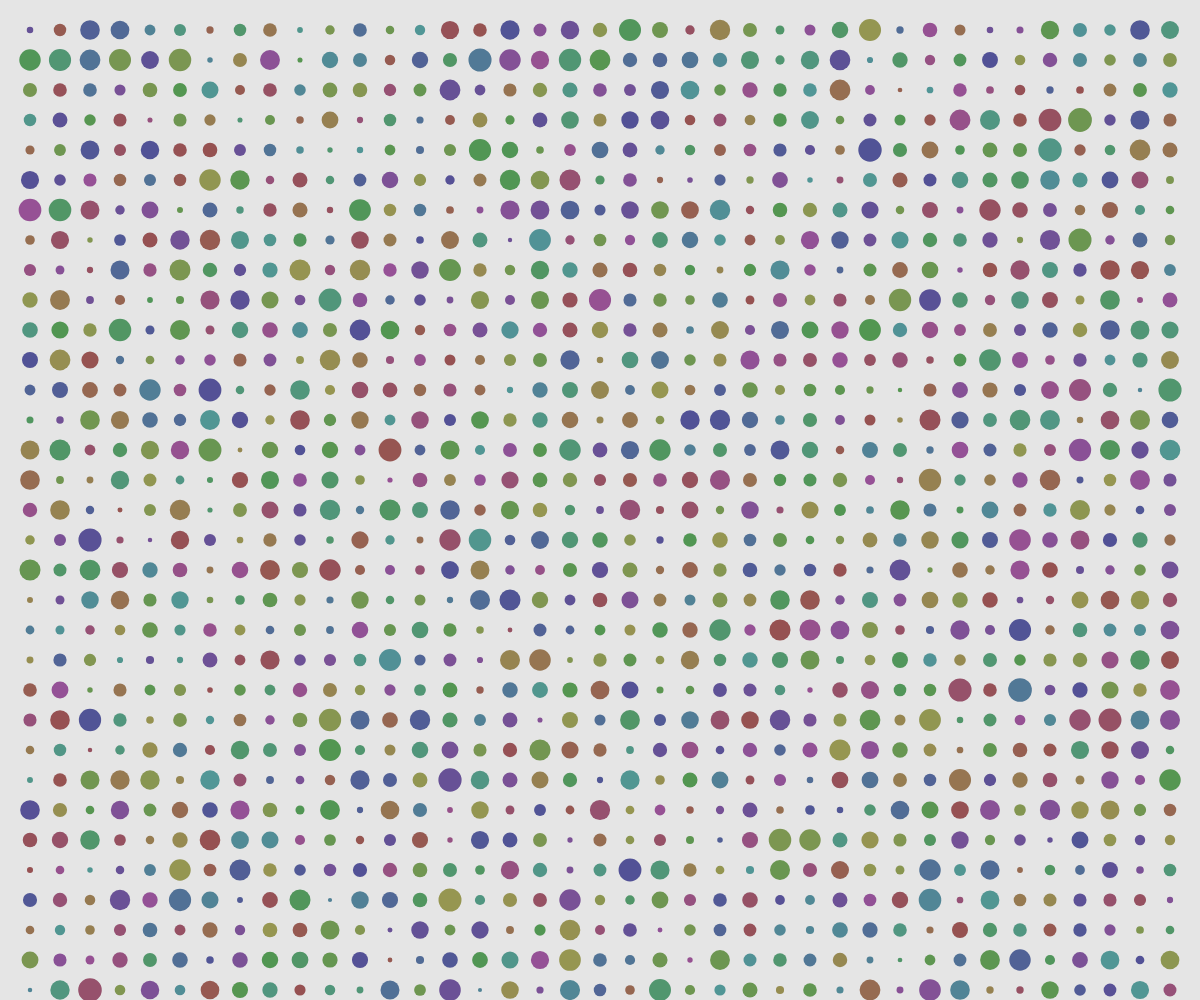
Frame 1 (no input)
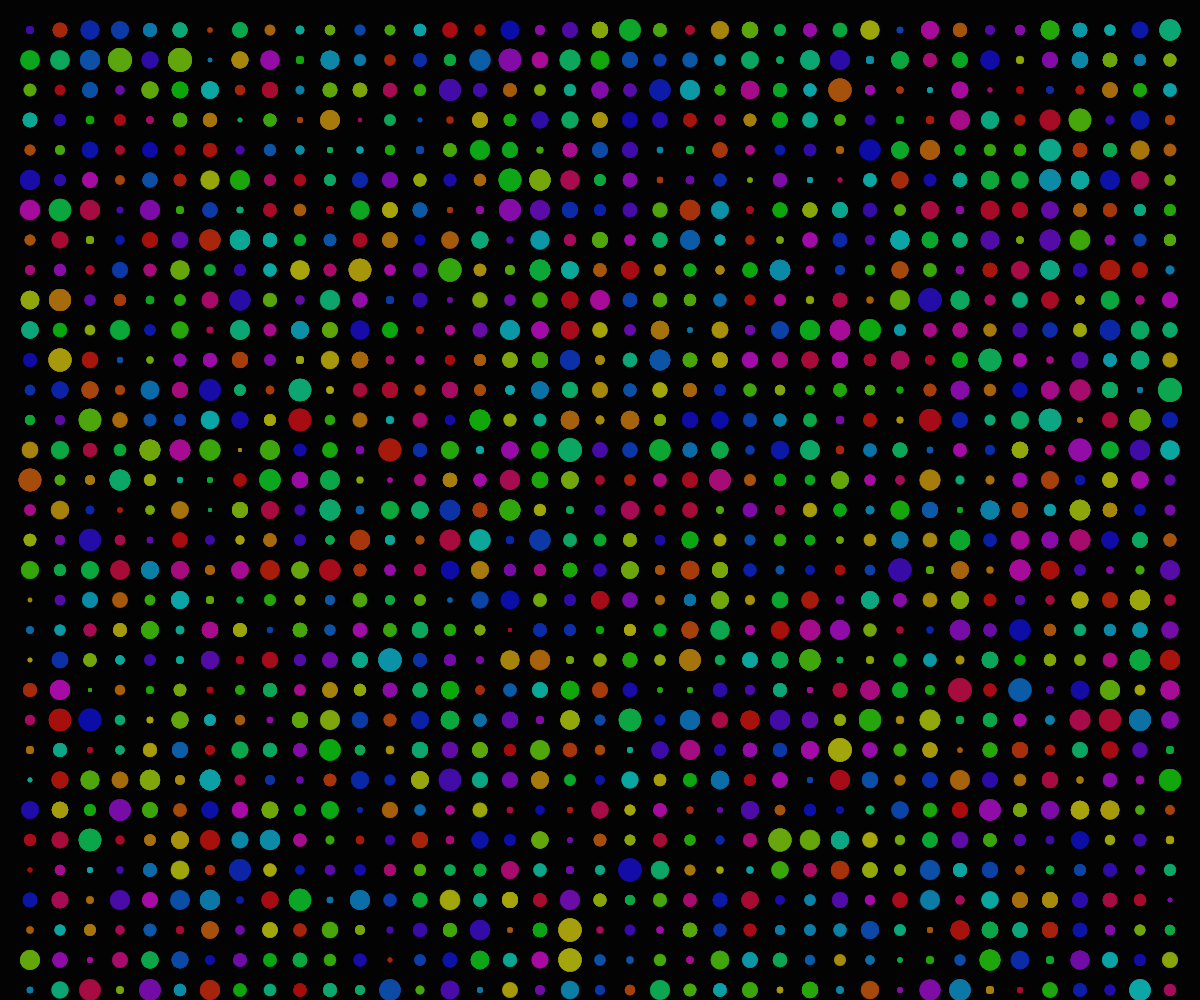
Frame 60 (no input)
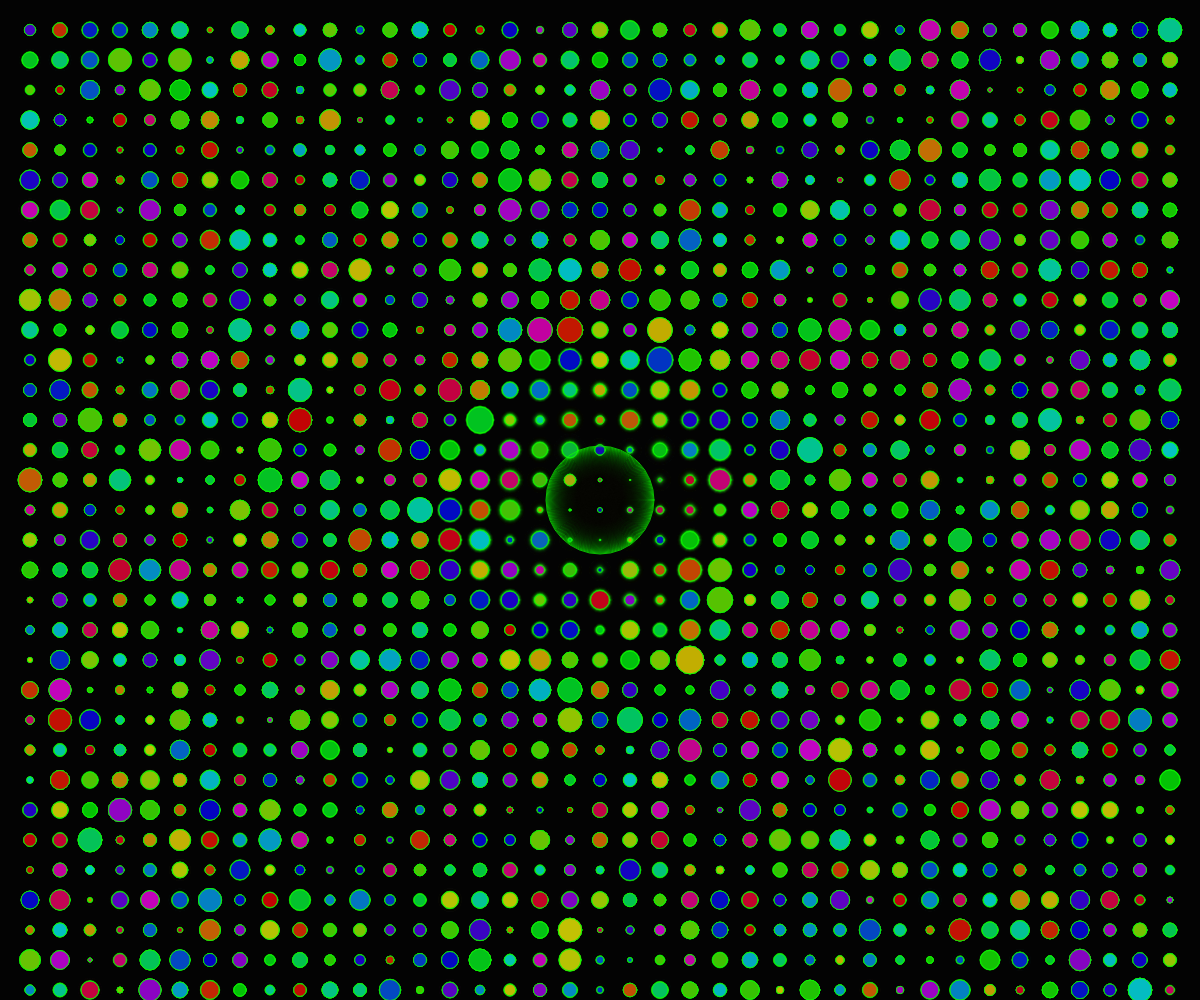
Frame 120 (the mouse pressed at the canvas centre since frame 60)

The p5.js sketch that drew these frames (run headless with seeded random() and noise() and a simulated clock; from frame 60 on, the mouse is pressed at the canvas centre):

// p5.js sketch
// ── sketch.js
let nodes = [];
let pulses = [];
let gridSize = 30;
let time = 0;

function setup() {
  createCanvas(windowWidth, windowHeight);
  colorMode(HSB, 360, 100, 100, 1);
  noStroke();
  
  // Create grid of nodes
  for (let x = gridSize; x < width; x += gridSize) {
    for (let y = gridSize; y < height; y += gridSize) {
      nodes.push({
        x: x,
        y: y,
        hue: random(360),
        baseSize: random(8, 20),
        pulsePhase: random(TWO_PI)
      });
    }
  }
}

function draw() {
  background(0, 0, 0, 0.1);
  
  time += 0.015;
  
  // Draw pulsing field
  for (let i = 0; i < nodes.length; i++) {
    let node = nodes[i];
    
    // Base pulse from central point
    let dx = node.x - width/2;
    let dy = node.y - height/2;
    let distance = sqrt(dx*dx + dy*dy);
    
    // Calculate pulse effect
    let pulse = 0;
    for (let j = 0; j < pulses.length; j++) {
      let p = pulses[j];
      let d = dist(p.x, p.y, node.x, node.y);
      if (d < 300) {
        let timeOffset = (time - p.startTime) * 2.5;
        pulse += sin(d * 0.02 - timeOffset) * (1 - d/300) * 0.7;
      }
    }
    
    // Node glow effect
    let size = node.baseSize + sin(time + node.pulsePhase) * 4 + pulse * 15;
    let hue = (node.hue + time * 2.5 + pulse * 40) % 360;
    let saturation = 85 + sin(time * 0.6 + pulse) * 15;
    let lightness = 45 + sin(time * 0.8 + pulse) * 35;
    
    fill(hue, saturation, lightness, 0.7);
    ellipse(node.x, node.y, size, size);
  }
  
  // Draw pulses
  for (let i = pulses.length - 1; i >= 0; i--) {
    let p = pulses[i];
    let age = time - p.startTime;
    
    if (age > 4.5) {
      pulses.splice(i, 1);
    } else {
      let alpha = map(age, 0, 4.5, 0.9, 0);
      let radius = age * 60;
      
      stroke(p.hue, 100, 100, alpha);
      noFill();
      ellipse(p.x, p.y, radius * 2, radius * 2);
    }
  }
}

function mousePressed() {
  // Add new pulse at click location
  pulses.push({
    x: mouseX,
    y: mouseY,
    startTime: time,
    hue: random(360)
  });
  
  // Occasionally amplify existing patterns
  if (random() < 0.4) {
    for (let i = 0; i < nodes.length; i++) {
      nodes[i].pulsePhase += random(TWO_PI);
    }
  }
}

function windowResized() {
  resizeCanvas(windowWidth, windowHeight);
}
